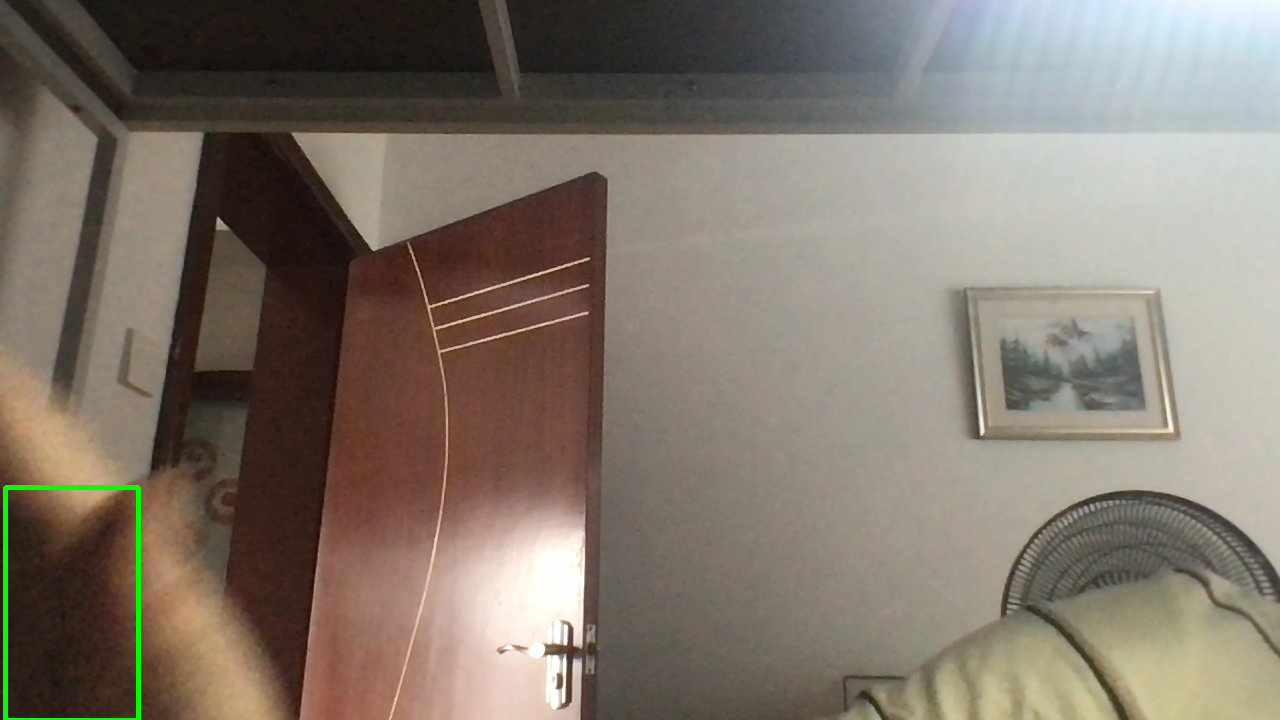
#> input picture testing_images/1.png, 1280 x 720 px, given in place of the camera
$ python main.py
#> lines starting #> are read from the running program, lines starting #| are printed output that depends on the picture
import cv2
import time
import glob
import os
from emailing import send_email
from threading import Thread

video = cv2.VideoCapture(0)
# wait for 1 second for camera to load
time.sleep(1)

first_frame = None
status_list = []
count = 1

def clean_folder():
    images = glob.glob('images/*.png')
    for image in images:
        os.remove(image)

while True:
    status = 0
    # If you have a laptop, for example you have an integrated camera
    # then you should place zero to use that main camera.
    check, frame = video.read()
#> frame is the input picture: shape (720, 1280, 3); mean B, G, R 107.4, 118.8, 128.9

    # Convert frames to greyscale frames to reduce the amount of data
    # in matrices.
    grey_frame = cv2.cvtColor(frame, cv2.COLOR_BGR2GRAY)
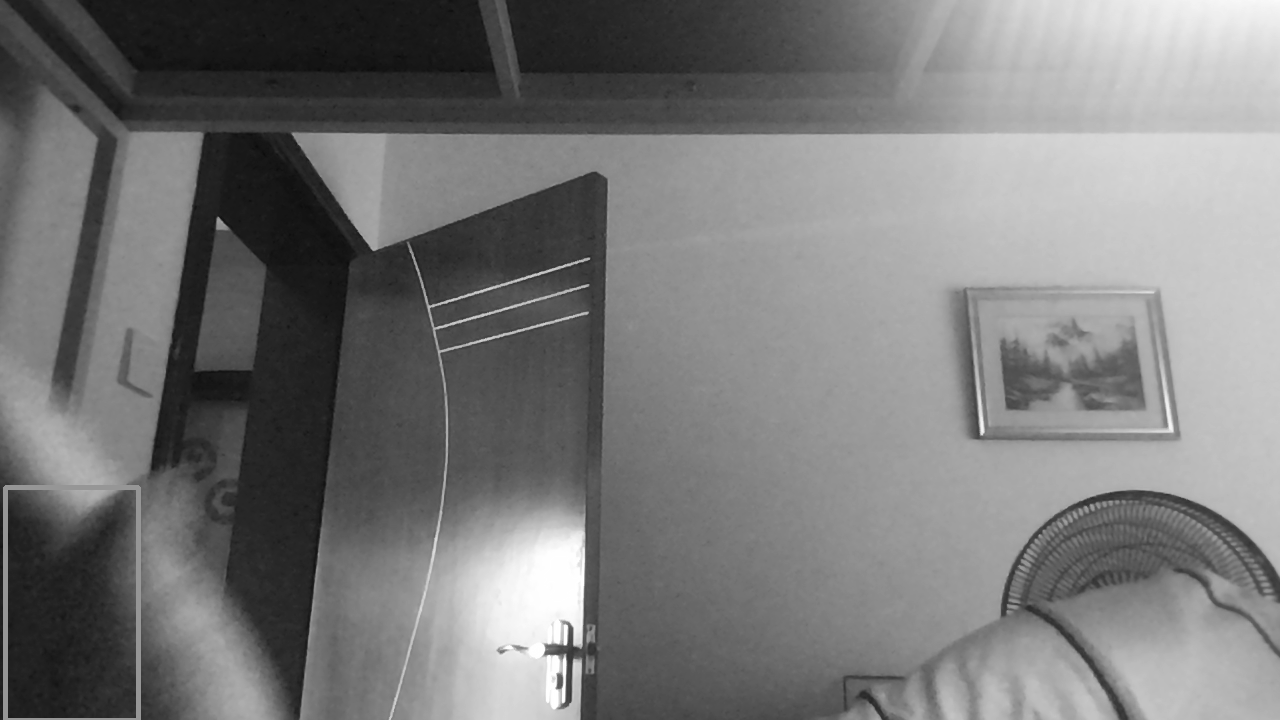
#> grey_frame: shape (720, 1280); min 9, max 255, mean 120.5
    # grey frame, amount of blurriness, standard division
    grey_frame_gau = cv2.GaussianBlur(grey_frame, (21, 21), 0)

    if first_frame is None:
        first_frame = grey_frame_gau

    delta_frame = cv2.absdiff(first_frame, grey_frame_gau)
#> delta_frame: shape (720, 1280); every value is 0

    # if the value is 30, reassign it to 255
    thresh_frame = cv2.threshold(delta_frame, 45, 255, cv2.THRESH_BINARY)[1]

    dil_frame = cv2.dilate(thresh_frame, None, iterations=2)

    cv2.imshow("My Video", dil_frame)

    contours, check = cv2.findContours(dil_frame, cv2.RETR_EXTERNAL, cv2.CHAIN_APPROX_SIMPLE)
#> contours = []; check = None

    for contour in contours:
        if cv2.contourArea(contour) < 5000:
            # if this is a small object, which means it's a fake object, it just the light difference
            # between the static image and the current frame
            continue
        x, y, w, h = cv2.boundingRect(contour)
        rectangle = cv2.rectangle(frame, (x, y), (x + w, y + h), (0, 255, 0), 3)
        if rectangle.any():
            status = 1
            cv2.imwrite(f"images/{count}.png", frame)
            count = count + 1
            all_images = glob.glob("images/*.png")
            index = int(len(all_images) / 2)
            image_with_object = all_images[index]

    status_list.append(status)
    status_list = status_list[-2:]

    if status_list[0] == 1 and status_list[1] == 0:
        email_thread = Thread(target=send_email,
                              args=(image_with_object,)) # add , to make it as tuple
        # allow send_email funtion to be executed in the background
        email_thread.daemon = True
        clean_thread = Thread(target=clean_folder)
        clean_thread.daemon = True

        email_thread.start()

    cv2.imshow("Video", frame)

    key = cv2.waitKey(1)
#> (key q is pressed here)

    if key == ord("q"):
        break

video.release()

#> (the run stopped early here; a loop or call above may not have finished)
